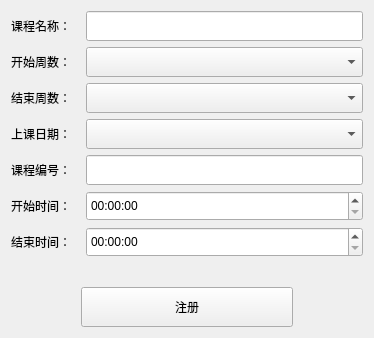
<?xml version="1.0" encoding="UTF-8"?>
<ui version="4.0">
 <class>course_add</class>
 <widget class="QWidget" name="course_add">
  <property name="geometry">
   <rect>
    <x>0</x>
    <y>0</y>
    <width>374</width>
    <height>338</height>
   </rect>
  </property>
  <property name="minimumSize">
   <size>
    <width>100</width>
    <height>0</height>
   </size>
  </property>
  <property name="windowTitle">
   <string>添加课程</string>
  </property>
  <layout class="QVBoxLayout" name="verticalLayout_3" stretch="1,2,1">
   <item>
    <layout class="QHBoxLayout" name="horizontalLayout" stretch="1,4">
     <item>
      <layout class="QVBoxLayout" name="verticalLayout" stretch="1,1,1,0,1,1,0">
       <item>
        <widget class="QLabel" name="label_3">
         <property name="minimumSize">
          <size>
           <width>0</width>
           <height>30</height>
          </size>
         </property>
         <property name="text">
          <string>课程名称：</string>
         </property>
        </widget>
       </item>
       <item>
        <widget class="QLabel" name="label_7">
         <property name="minimumSize">
          <size>
           <width>0</width>
           <height>30</height>
          </size>
         </property>
         <property name="text">
          <string>开始周数：</string>
         </property>
        </widget>
       </item>
       <item>
        <widget class="QLabel" name="label_8">
         <property name="minimumSize">
          <size>
           <width>0</width>
           <height>30</height>
          </size>
         </property>
         <property name="text">
          <string>结束周数：</string>
         </property>
        </widget>
       </item>
       <item>
        <widget class="QLabel" name="label_2">
         <property name="minimumSize">
          <size>
           <width>0</width>
           <height>30</height>
          </size>
         </property>
         <property name="text">
          <string>上课日期：</string>
         </property>
        </widget>
       </item>
       <item>
        <widget class="QLabel" name="label_9">
         <property name="minimumSize">
          <size>
           <width>0</width>
           <height>30</height>
          </size>
         </property>
         <property name="text">
          <string>课程编号：</string>
         </property>
        </widget>
       </item>
       <item>
        <widget class="QLabel" name="label_6">
         <property name="minimumSize">
          <size>
           <width>0</width>
           <height>30</height>
          </size>
         </property>
         <property name="layoutDirection">
          <enum>Qt::LeftToRight</enum>
         </property>
         <property name="text">
          <string>开始时间：</string>
         </property>
         <property name="alignment">
          <set>Qt::AlignLeading|Qt::AlignLeft|Qt::AlignVCenter</set>
         </property>
        </widget>
       </item>
       <item>
        <widget class="QLabel" name="label">
         <property name="minimumSize">
          <size>
           <width>0</width>
           <height>30</height>
          </size>
         </property>
         <property name="text">
          <string>结束时间：</string>
         </property>
        </widget>
       </item>
      </layout>
     </item>
     <item>
      <layout class="QVBoxLayout" name="verticalLayout_2">
       <item>
        <widget class="QLineEdit" name="lineEdit_course_name">
         <property name="minimumSize">
          <size>
           <width>0</width>
           <height>30</height>
          </size>
         </property>
        </widget>
       </item>
       <item>
        <widget class="QComboBox" name="comboBox_startWeeks">
         <property name="minimumSize">
          <size>
           <width>0</width>
           <height>30</height>
          </size>
         </property>
        </widget>
       </item>
       <item>
        <widget class="QComboBox" name="comboBox_endWeeks">
         <property name="minimumSize">
          <size>
           <width>0</width>
           <height>30</height>
          </size>
         </property>
        </widget>
       </item>
       <item>
        <widget class="QComboBox" name="comboBox_weekDate">
         <property name="minimumSize">
          <size>
           <width>0</width>
           <height>30</height>
          </size>
         </property>
        </widget>
       </item>
       <item>
        <widget class="QLineEdit" name="lineEdit_course_id">
         <property name="minimumSize">
          <size>
           <width>0</width>
           <height>30</height>
          </size>
         </property>
        </widget>
       </item>
       <item>
        <widget class="QTimeEdit" name="timeEdit_startTime">
         <property name="minimumSize">
          <size>
           <width>0</width>
           <height>30</height>
          </size>
         </property>
        </widget>
       </item>
       <item>
        <widget class="QTimeEdit" name="timeEdit_endTime">
         <property name="minimumSize">
          <size>
           <width>0</width>
           <height>30</height>
          </size>
         </property>
        </widget>
       </item>
      </layout>
     </item>
    </layout>
   </item>
   <item>
    <spacer name="verticalSpacer_2">
     <property name="orientation">
      <enum>Qt::Vertical</enum>
     </property>
     <property name="sizeHint" stdset="0">
      <size>
       <width>20</width>
       <height>1</height>
      </size>
     </property>
    </spacer>
   </item>
   <item>
    <layout class="QHBoxLayout" name="horizontalLayout_2" stretch="1,3,1">
     <item>
      <spacer name="horizontalSpacer">
       <property name="orientation">
        <enum>Qt::Horizontal</enum>
       </property>
       <property name="sizeHint" stdset="0">
        <size>
         <width>40</width>
         <height>20</height>
        </size>
       </property>
      </spacer>
     </item>
     <item>
      <widget class="QPushButton" name="pushButton_register">
       <property name="minimumSize">
        <size>
         <width>0</width>
         <height>40</height>
        </size>
       </property>
       <property name="text">
        <string>注册</string>
       </property>
      </widget>
     </item>
     <item>
      <spacer name="horizontalSpacer_2">
       <property name="orientation">
        <enum>Qt::Horizontal</enum>
       </property>
       <property name="sizeHint" stdset="0">
        <size>
         <width>40</width>
         <height>20</height>
        </size>
       </property>
      </spacer>
     </item>
    </layout>
   </item>
  </layout>
 </widget>
 <resources/>
 <connections>
  <connection>
   <sender>pushButton_register</sender>
   <signal>clicked(bool)</signal>
   <receiver>course_add</receiver>
   <slot>button_register()</slot>
   <hints>
    <hint type="sourcelabel">
     <x>183</x>
     <y>312</y>
    </hint>
    <hint type="destinationlabel">
     <x>178</x>
     <y>416</y>
    </hint>
   </hints>
  </connection>
 </connections>
 <slots>
  <signal>signal1()</signal>
  <slot>button_register()</slot>
  <slot>comboBox_time1_changed()</slot>
  <slot>comboBox_time2_changed()</slot>
 </slots>
</ui>
